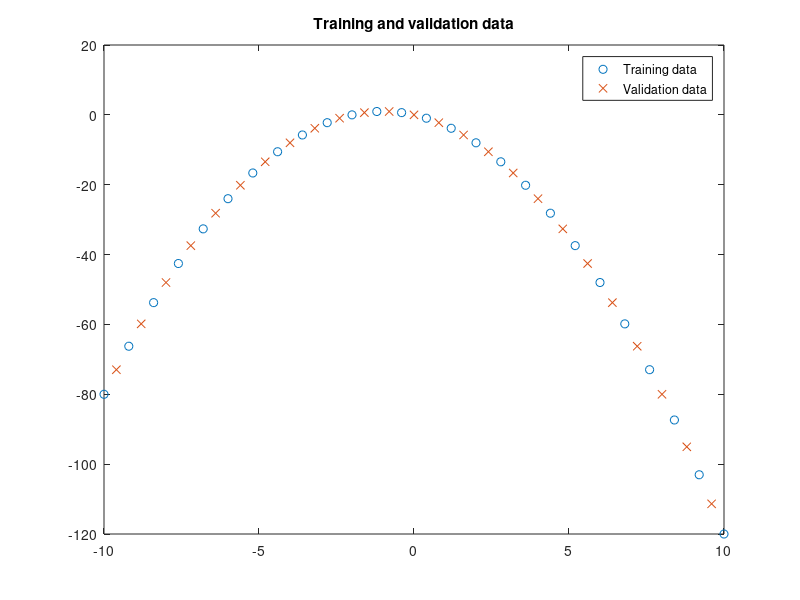

Write the MATLAB code that produced this figure. (Note: this script raises an error after producing the figure.)
%% Creating datasets

% Generation of 51 points in interval [-1, 1]
numPts=51;
x=linspace(-10, 10, numPts)';

% Generate data output by a function
y = -2*x-x.^2;
data= [x y];

% Get training a validation data
trndata=data(1:2:numPts,:); % Odd indexes for training
chkdata=data(2:2:numPts,:); % Even indexes for validation

% Plot training anda validation data
plot(trndata(:,1),trndata(:,2),'o',chkdata(:,1), chkdata(:,2),'x');
legend('Training data', 'Validation data');
title('Training and validation data')

%% Configuration of the fuzzy system

% Define the number of MF and its type
numMFs=60;
mfType = 'gbellmf';

% Generate FIS-matrix and plot MFs
fismat = genfis1(trndata, numMFs, mfType);
[x, mf] = plotmf(fismat,'input',1);
plot(x,mf);
title('Membership Functions with gbell shape')

%% ANFIS training

% Define number of epochs/episodes/rounds
numEpochs = 40;

% Train
[fismat1, trnErr, ss, fismat2, chkErr] = anfis(trndata, fismat, numEpochs, NaN, chkdata);
fprintf('\n\n TRAINING PROCESS COMPLETED\n\n\n');

%% Validation

% Get RMSE of training and validation predictions
trnOut = evalfis(fismat1, trndata(:,1));
trnRMSE = norm(trnOut-trndata(:,2))/sqrt(length(trnOut));
fprintf('\nTraining error = %.4f\n', trnRMSE);
chkOut = evalfis(fismat2, chkdata(:,1));
chkRMSE = norm(chkOut-chkdata(:,2))/sqrt(length(chkOut));
fprintf('Validation error = %.4f\n', chkRMSE);

% Plot error curves
epoch = 1:numEpochs;
%plot(epoch,trnErr,'o',epoch,chkErr,'x');
%hold on;
plot(epoch,[trnErr chkErr]);
%hold off;
legend('Training error', 'Validation error');
title('Error curves')

%% Ploting interesting features

% Evolution of step size
figure()
plot(epoch,ss,'-',epoch,ss,'x');
title('Evolution of step size during training')

% MFs before and after training
figure();
subplot(1,2,1);
[x,mf] = plotmf(fismat,'input',1);
plot(x,mf);
title('MFs before training');
subplot(1,2,2);
[x,mf] = plotmf(fismat1, 'input',1);
plot(x,mf);
title('MFs after training');

% Output and data comparation
figure();
anfis_y = evalfis(x(:,1),fismat1);
plot(trndata(:,1),trndata(:,2),'o',chkdata(:,1), chkdata(:,2),'x',x,anfis_y,'-');
legend('Training data', 'Validation data', 'Output');
title('Comparation between training and validation data and output')